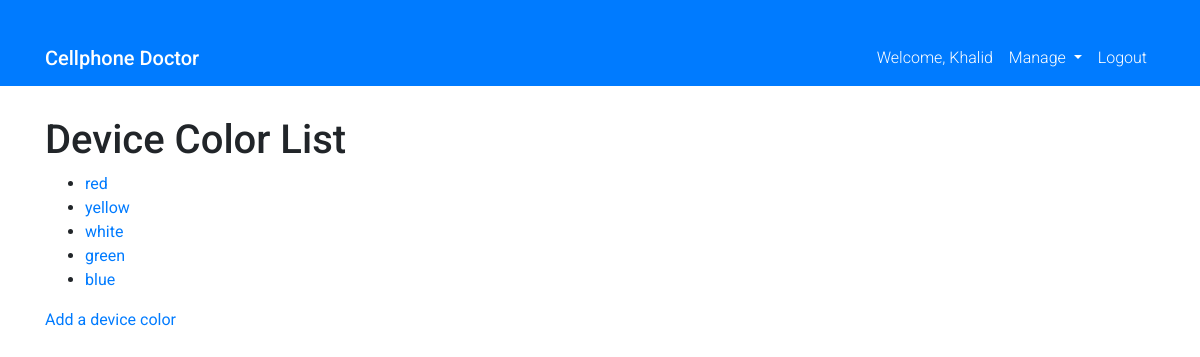
The page /store/devicecolors/ (signed in) on the database its author committed.
### users/models.py (models this page shows, shortened)
class CustomUser(AbstractUser):
    phone_regex = RegexValidator(
        regex=r"^\d{10,15}$",
        message=_("Phone number must be entered in the format:\
                  '9999999999'. Up to 15 digits allowed.")
    )
    phoneNumber = models.CharField(
        validators=[phone_regex, validate_phone_number],
        max_length=15,
        unique=True  # Remove unique=True
    )
    first_name = models.CharField(max_length=30)
    last_name = models.CharField(max_length=30)
    is_active = models.BooleanField(default=True)
    is_staff = models.BooleanField(default=False)
    is_superuser = models.BooleanField(default=False)
    email = models.EmailField(max_length=250, blank=True, null=True)
    address = models.CharField(max_length=100, blank=True, null=True)
    city = models.CharField(max_length=50, blank=True, null=True)
    state = models.CharField(max_length=50, blank=True, choices=STATE_CHOICES)
    zipcode = models.CharField(max_length=50, blank=True, null=True)
    service_provider = models.CharField(
        max_length=50,
        choices=SERVICE_PROVIDER_CHOICES,
        default='Unknown'
    )
    accept_devices_trade_in = models.BooleanField(default=True)
    accept_devices_buy = models.BooleanField(default=True)
    accept_devices_sell = models.BooleanField(default=True)
    accept_device_repair = models.BooleanField(default=True)
    accept_purchase = models.BooleanField(default=True)
    blacklisted = models.BooleanField(default=False)
    blacklisted_reason = models.CharField(
        max_length=100, default="", blank=True, null=True)
    photo = models.ImageField(
        upload_to='users/profile_pics', blank=True, null=True)
    notes = models.TextField(max_length=500, blank=True, default="")
    bio = models.TextField(max_length=500, blank=True, default="")
    created_at = models.DateTimeField(auto_now_add=True)
    updated_at = models.DateTimeField(auto_now=True)
    objects = CustomUserManager()
    USERNAME_FIELD = 'phoneNumber'

### store/models.py (models this page shows, shortened)
class DeviceColor(models.Model):
    name = models.CharField(max_length=50, unique=True)
    class Meta:
        ordering = ('id',)
        verbose_name = 'Device Color'
        verbose_name_plural = 'Device Colors'

### store/views.py (the view)
# urls.py: path('devicecolors/', views.DeviceColorListView.as_view(), name='devicecolor_list'),
class DeviceColorListView(ListView):
    model = DeviceColor
    template_name = 'store/devicecolor/devicecolor_list.html'

### store/templates/store/devicecolor/devicecolor_list.html
{% extends 'base.html' %}
{% block content %}
  <h1>Device Color List</h1>
  <ul>
    {% for devicecolor in object_list %}
      <li><a href="{% url 'store:devicecolor_detail' devicecolor.pk %}">{{ devicecolor.name }}</a></li>
    {% empty %}
      <li>No device colors found.</li>
    {% endfor %}
  </ul>
  <a href="{% url 'store:devicecolor_create' %}">Add a device color</a>
{% endblock %}

### static/templates/base.html (shortened to what this page needs)
<!DOCTYPE html>
<html lang="en">
  {% load static %} {% get_static_prefix as STATIC_PREFIX %}
  <head>
    <link
      rel="stylesheet"
      href="https://maxcdn.bootstrapcdn.com/bootstrap/4.5.2/css/bootstrap.min.css"
    />
    <link rel="stylesheet" href="{% static 'css/styles.css' %}" />
  </head>
  <body>
    <nav class="navbar navbar-expand-lg navbar-primary bg-primary">
      <div class="container">
        <a class="navbar-brand text-white" href="{% url 'home' %}"
          >Cellphone Doctor</a
        >
        <div class="collapse navbar-collapse" id="navbarNav">
          <ul class="navbar-nav ml-auto">
            {% if user.is_authenticated %}
            <li class="nav-item">
              <a class="nav-link text-white" href="#"
                >Welcome, {{ user.username }}</a
              >
            </li>
            <li class="nav-item dropdown">
              <a
                class="nav-link dropdown-toggle text-white"
                href="#"
                id="navbarDropdown"
                role="button"
                data-toggle="dropdown"
                aria-haspopup="true"
                aria-expanded="false"
              >
                Manage
              </a>
            </li>
            <li class="nav-item">
              <a class="nav-link text-white" href="{% url 'logout' %}"
                >Logout</a
              >
            </li>
            {% endif %}
          </ul>
        </div>
      </div>
    </nav>
    <div class="container">{% block content %} {% endblock %}</div>
  </body>
</html>

### static/css/styles.css (style rules this page uses)
body { font-family: 'Roboto', sans-serif; }
.navbar-brand { font-weight: 500; }
.nav-link { font-weight: 300; }
.container { margin-top: 30px; }

### rows shown on the page
CustomUser: username "Khalid"
DeviceColor: name "red"
DeviceColor: name "yellow"
DeviceColor: name "white"
DeviceColor: name "green"
DeviceColor: name "blue"
